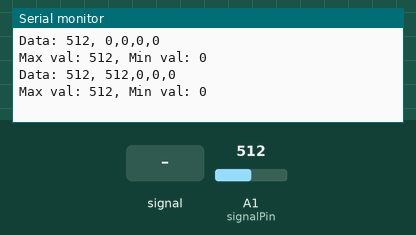
This sketch was run on a simulated Arduino Uno, built with avr-gcc and run on an emulated ATmega328P. Shown: the last lines printed to the serial monitor. The test bench sets the inputs (shaded band); at power-on: A1 (signalPin) = 512.

Above: at 5.8 s.
5.9 s: A1 (signalPin) fed a 200 Hz sine of ±81 counts around its level
11.9 s: A1 (signalPin) set to 716
At 15.3 s:
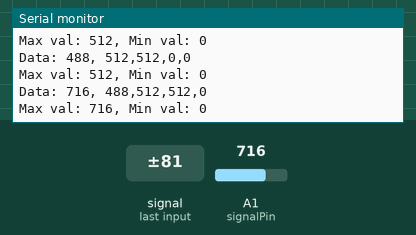
17.9 s: A1 (signalPin) fed a 1000 Hz sine of ±255 counts around its level
At 20.4 s:
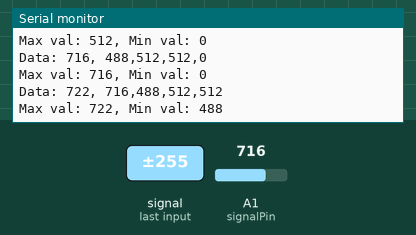
23.9 s: A1 (signalPin) set to 900
At 25.4 s:
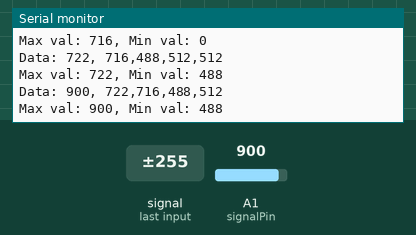
Timing chart, 0 to 26.9 s (numbered marks = the images above; inputs shaded):
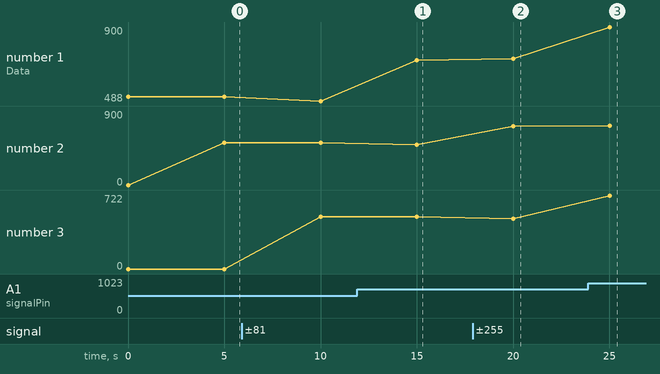

Measured:
- after the input at 11.9 s, the serial monitor: prints a new line after 3.1 s (image 1)
- after the input at 17.9 s, the serial monitor: prints a new line after 2.1 s (image 2)
- after the input at 23.9 s, the serial monitor: prints a new line after 1.1 s (image 3)
- plotted number 1: 512 → 488 after the input at 5.9 s, 488 → 716 after the input at 11.9 s, 716 → 722 after the input at 17.9 s, 722 → 900 after the input at 23.9 s
- plotted number 2: 716 → 900 after the input at 23.9 s

The sketch:

solution.ino
```cpp
// C++ code
//
int signalPin = A1;
int data[5] = {0,0,0,0,0}; //initialize arr to 0s
int minVal, maxVal;

void setup()
{
  pinMode(signalPin, INPUT);
  Serial.begin(115200);
}

void loop()
{
  int newVal = analogRead(signalPin);

  //use a backwards loop to shift all values right by one
  //optional: find max and min here as well. This is a basic max/min finder
  minVal = 1147483647;
  maxVal = -1;
  for(int i=4; i>=1; i--) {
    data[i] = data[i - 1];
    if (data[i - 1] > maxVal) {
      maxVal = data[i - 1];
    }
    if (data[i - 1] < minVal) {
      minVal = data[i - 1];
    }
  }
  data[0] = newVal;

  //optional: don't forget to compare newVal against max/min
  if (newVal > maxVal) {
    maxVal = newVal;
  }
  if (newVal < minVal) {
    minVal = newVal;
  }

  //print all values
  Serial.print("Data: ");
  Serial.print(data[0]);
  Serial.print(", ");
  Serial.print(data[1]);
  Serial.print(",");
  Serial.print(data[2]);
  Serial.print(",");
  Serial.print(data[3]);
  Serial.print(",");
  Serial.println(data[4]);

  //optional: print max/min values:
  Serial.print("Max val: ");
  Serial.print(maxVal);
  Serial.print(", Min val: ");
  Serial.println(minVal);

  delay(5000); // Wait for 5s
}
```
